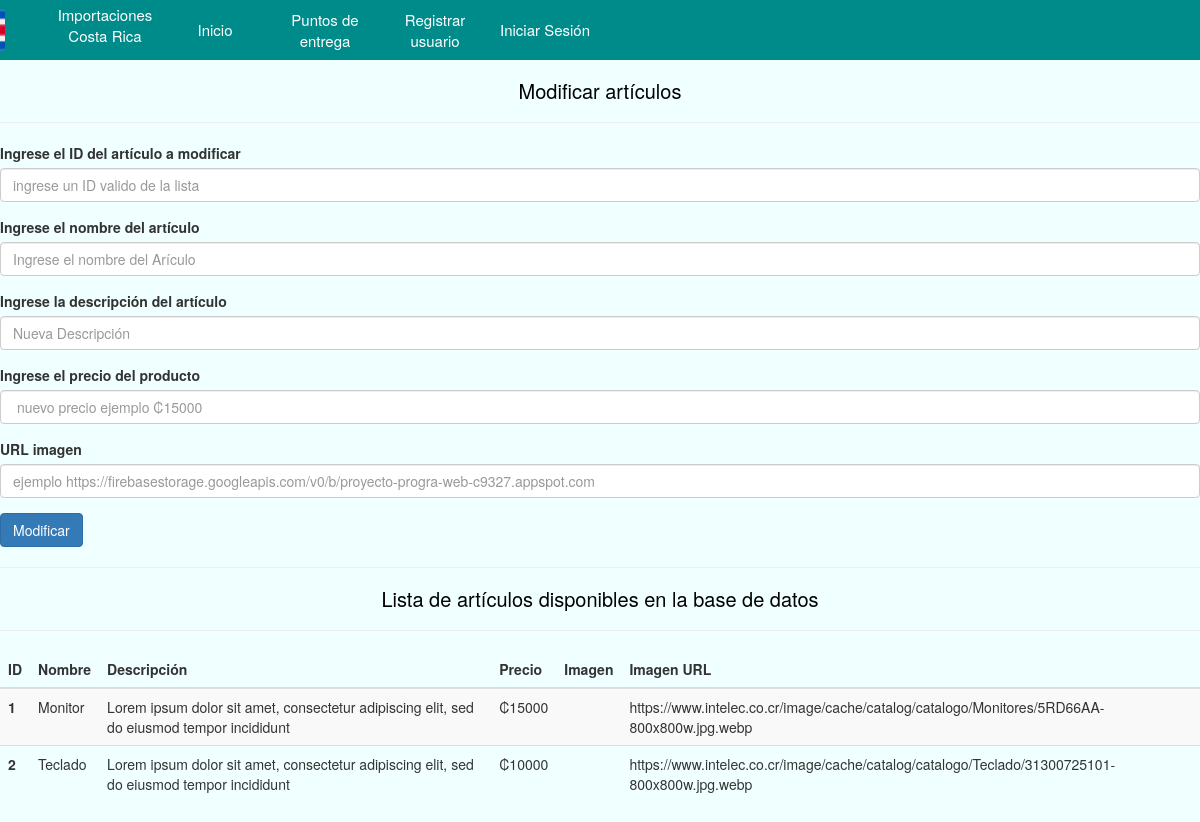
The app's page /ModificarArticulo.php with its own data.
### tables this page shows
create table articulos(
id int not null auto_increment,
nombre varchar(25) not null,
descripcion varchar(300) not null,
precio varchar(300) not null,
imagen varchar(500) not null,
primary key(id));

### Entities/Articulo.php (called while the page is built, shortened)
<?php
function muestraArticulos(){
$conexion = Conecta();
if (mysqli_set_charset($conexion, "utf8")){
    $resultado = $conexion->query("select id, nombre, descripcion, precio, imagen from articulos");
}
return $resultado;
}
?>

### ModificarArticulo.php (the view, shortened to what this page needs)
<!DOCTYPE html>
<html lang="en">
<head>
</head>
<body>
<?php
include_once 'Include\navbar.php';
?>
<h1>Modificar artículos</h1>
<hr>
<form action="PHP\procesarRegistroProducto.php" method="POST" >
  <div class="form-group">
    <label for="productID">Ingrese el ID del artículo a modificar</label>
    <input type="number" class="form-control" id="productID" name="ID-Articulo" placeholder="ingrese un ID valido de la lista" requierd >
  </div>
  <div class="form-group">
    <label for="productNameField">Ingrese el nombre del artículo</label>
    <input type="textfield" class="form-control" id="productNameField" name="Nombre-Articulo" placeholder="Ingrese el nombre del Arículo" requierd>
  </div>
  <div class="form-group">
    <label for="descriptionField">Ingrese la descripción del artículo</label>
    <input type="textfield" class="form-control" id="descriptionField" name="Descripcion-Articulo" placeholder="Nueva Descripción" requierd>
  </div>
  <div class="form-group">
    <label for="priceField">Ingrese el precio del producto</label>
    <input type="textfield" class="form-control" id="priceField" name="Precio-Articulo" placeholder=" nuevo precio ejemplo ₡15000" requierd>
  </div>
  <div class="form-group">
    <label for="urlField">URL imagen</label>
    <input type="textfield" class="form-control" id="urlField" name="Imagen-Articulo" placeholder="ejemplo https://firebasestorage.googleapis.com/v0/b/proyecto-progra-web-c9327.appspot.com" requierd>
  </div>
  <button type="submit" class="btn btn-primary">Modificar</button>
</form>
<hr>
<h2 class="titulo-modificar">Lista de artículos disponibles en la base de datos</h1>
<hr>
<table class="table table-striped">
  <thead>
    <tr>
      <th scope="col">ID</th>
      <th scope="col">Nombre</th>
      <th scope="col">Descripción</th>
      <th scope="col">Precio</th>
      <th scope="col">Imagen</th>
      <th scope="col">Imagen URL</th>
    </tr>
  </thead>
  <tbody>
  <?php
include_once 'Entities\Articulo.php';
$selectArticulos = muestraArticulos();
while ($mostrar = mysqli_fetch_array($selectArticulos)){
 echo   "<tr>";
 echo   "<th scope='row'>$mostrar[id]</th>";
 echo   "<td>$mostrar[nombre]</td>";
 echo   "<td>$mostrar[descripcion]</td>";
 echo   "<td>$mostrar[precio]</td>";
 echo   "<td><img width='30px'src=$mostrar[imagen] alt=''></td>";
 echo   "<td>$mostrar[imagen]</td>";
 echo   "</tr>";
}
    ?>
  </tbody>
</table>
</body>
</html>

### Include/navbar.php (shortened to what this page needs)
<?php
if(empty($_SESSION)){
$acceso = 0;
}else{
$acceso = $_SESSION['acceso'];
$nombreSession = $_SESSION['Nombre'];
}
 echo   "<div class='gridContainer-Nav'>";
 echo   "<img src= Images\costa-rica.png width='60px' height='60px'>";
 echo   "<p class='nav-element-brand'>Importaciones Costa Rica</p>";
 echo   "<a class='nav-element' href='index.php'>Inicio</a>";
 echo   "<a class='nav-element' href='PuntosEntrega.php'>Puntos de entrega</a>";
 echo   "<a class='nav-element' href='Registrar.php'>Registrar usuario</a>";
if($acceso == 0 ){
echo   "<a class='nav-element' href='IniciarSesion.php'>Iniciar Sesión</a>";
}
echo   "</div>";
?>

### Style/style.css (style rules this page uses)
body { background-color: azure; }
h1 { text-align: center; color: black; font-size: 20px; }
.gridContainer-Nav { background-color: darkcyan; display: grid; grid-template-columns: 100px 100px 100px 100px 100px 100px 100px 100px 100px 100px 100px 100px; align-items: center; column-gap: 10px; justify-content: center; }
.nav-element-brand { text-align: center; font-size: 15px; color: white; }
.nav-element { text-align: center; font-size: 15px; text-decoration: none; color: white; }
.titulo-modificar { text-align: center; color: black; font-size: 20px; }

### records on screen
articulos: id "1", nombre "Monitor", descripcion "Lorem ipsum dolor sit amet, consectetur adipiscing elit, sed do eiusmod tempor incididunt", precio "₡15000", imagen "https://www.intelec.co.cr/image/cache/catalog/catalogo/Monitores/5RD66AA-800x800w.jpg.webp"
articulos: id "2", nombre "Teclado", descripcion "Lorem ipsum dolor sit amet, consectetur adipiscing elit, sed do eiusmod tempor incididunt", precio "₡10000", imagen "https://www.intelec.co.cr/image/cache/catalog/catalogo/Teclado/31300725101-800x800w.jpg.webp"
